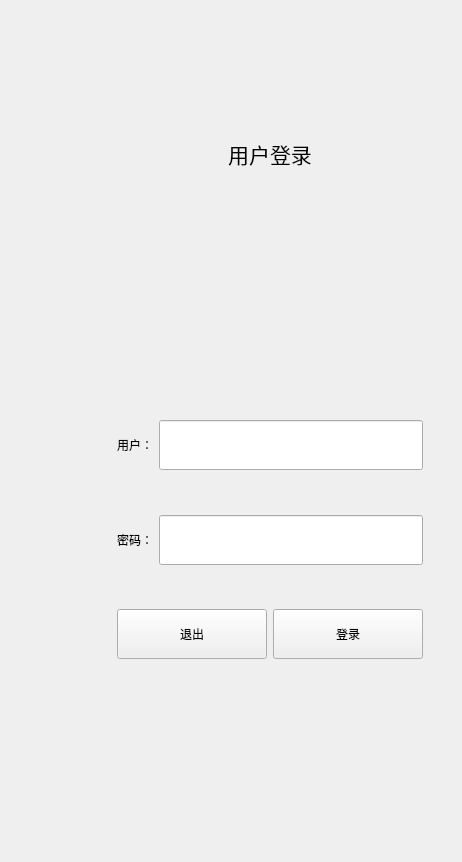
        <widget class="QWidget" name="loginWidget">
         <layout class="QVBoxLayout" name="verticalLayout_7">
          <property name="spacing">
           <number>0</number>
          </property>
          <property name="leftMargin">
           <number>0</number>
          </property>
          <property name="topMargin">
           <number>0</number>
          </property>
          <property name="rightMargin">
           <number>0</number>
          </property>
          <property name="bottomMargin">
           <number>0</number>
          </property>
          <item>
           <layout class="QHBoxLayout" name="horizontalLayout_4" stretch="6,3">
            <property name="spacing">
             <number>0</number>
            </property>
            <item>
             <widget class="QLabel" name="label_5">
              <property name="text">
               <string/>
              </property>
              <property name="pixmap">
               <pixmap resource="MainWindow.qrc">:/resource/background/back8.png</pixmap>
              </property>
              <property name="scaledContents">
               <bool>true</bool>
              </property>
             </widget>
            </item>
            <item>
             <widget class="QWidget" name="widgetLoading" native="true">
              <layout class="QVBoxLayout" name="verticalLayout_6">
               <item>
                <spacer name="verticalSpacer_7">
                 <property name="orientation">
                  <enum>Qt::Vertical</enum>
                 </property>
                 <property name="sizeHint" stdset="0">
                  <size>
                   <width>20</width>
                   <height>120</height>
                  </size>
                 </property>
                </spacer>
               </item>
               <item>
                <widget class="QWidget" name="LoginWidget" native="true">
                 <layout class="QVBoxLayout" name="verticalLayout_3">
                  <property name="leftMargin">
                   <number>0</number>
                  </property>
                  <property name="topMargin">
                   <number>0</number>
                  </property>
                  <property name="rightMargin">
                   <number>0</number>
                  </property>
                  <property name="bottomMargin">
                   <number>0</number>
                  </property>
                  <item>
                   <widget class="QLabel" name="labelLoadTitle">
                    <property name="minimumSize">
                     <size>
                      <width>0</width>
                      <height>50</height>
                     </size>
                    </property>
                    <property name="font">
                     <font>
                      <family>微软雅黑</family>
                      <pointsize>16</pointsize>
                     </font>
                    </property>
                    <property name="text">
                     <string>用户登录</string>
                    </property>
                    <property name="alignment">
                     <set>Qt::AlignCenter</set>
                    </property>
                   </widget>
                  </item>
                  <item>
                   <spacer name="verticalSpacer_12">
                    <property name="orientation">
                     <enum>Qt::Vertical</enum>
                    </property>
                    <property name="sizeHint" stdset="0">
                     <size>
                      <width>20</width>
                      <height>40</height>
                     </size>
                    </property>
                   </spacer>
                  </item>
                  <item>
                   <widget class="QWidget" name="widget" native="true">
                    <property name="minimumSize">
                     <size>
                      <width>0</width>
                      <height>150</height>
                     </size>
                    </property>
                    <layout class="QHBoxLayout" name="horizontalLayout_15">
                     <property name="leftMargin">
                      <number>0</number>
                     </property>
                     <property name="topMargin">
                      <number>0</number>
                     </property>
                     <property name="rightMargin">
                      <number>0</number>
                     </property>
                     <property name="bottomMargin">
                      <number>0</number>
                     </property>
                     <item>
                      <spacer name="horizontalSpacer_6">
                       <property name="orientation">
                        <enum>Qt::Horizontal</enum>
                       </property>
                       <property name="sizeHint" stdset="0">
                        <size>
                         <width>144</width>
                         <height>20</height>
                        </size>
                       </property>
                      </spacer>
                     </item>
                     <item>
                      <widget class="QLabel" name="label_2">
                       <property name="minimumSize">
                        <size>
                         <width>150</width>
                         <height>0</height>
                        </size>
                       </property>
                       <property name="maximumSize">
                        <size>
                         <width>150</width>
                         <height>150</height>
                        </size>
                       </property>
                       <property name="text">
                        <string/>
                       </property>
                       <property name="pixmap">
                        <pixmap resource="MainWindow.qrc">:/resource/images/user.png</pixmap>
                       </property>
                       <property name="scaledContents">
                        <bool>true</bool>
                       </property>
                      </widget>
                     </item>
                     <item>
                      <spacer name="horizontalSpacer_9">
                       <property name="orientation">
                        <enum>Qt::Horizontal</enum>
                       </property>
                       <property name="sizeHint" stdset="0">
                        <size>
                         <width>143</width>
                         <height>20</height>
                        </size>
                       </property>
                      </spacer>
                     </item>
                    </layout>
                   </widget>
                  </item>
                  <item>
                   <spacer name="verticalSpacer_3">
                    <property name="orientation">
                     <enum>Qt::Vertical</enum>
                    </property>
                    <property name="sizeHint" stdset="0">
                     <size>
                      <width>20</width>
                      <height>39</height>
                     </size>
                    </property>
                   </spacer>
                  </item>
                  <item>
                   <layout class="QHBoxLayout" name="horizontalLayout_7">
                    <property name="leftMargin">
                     <number>30</number>
                    </property>
                    <property name="rightMargin">
                     <number>30</number>
                    </property>
                    <item>
                     <widget class="QLabel" name="label_7">
                      <property name="minimumSize">
                       <size>
                        <width>0</width>
                        <height>50</height>
                       </size>
                      </property>
                      <property name="text">
                       <string>用户：</string>
                      </property>
                     </widget>
                    </item>
                    <item>
                     <widget class="QLineEdit" name="lineEditUserName">
                      <property name="minimumSize">
                       <size>
                        <width>0</width>
                        <height>50</height>
                       </size>
                      </property>
                     </widget>
                    </item>
                   </layout>
                  </item>
                  <item>
                   <spacer name="verticalSpacer_4">
                    <property name="orientation">
                     <enum>Qt::Vertical</enum>
                    </property>
                    <property name="sizeHint" stdset="0">
                     <size>
                      <width>20</width>
                      <height>39</height>
                     </size>
                    </property>
                   </spacer>
                  </item>
                  <item>
                   <layout class="QHBoxLayout" name="horizontalLayout_5">
                    <property name="leftMargin">
                     <number>30</number>
                    </property>
                    <property name="rightMargin">
                     <number>30</number>
                    </property>
                    <item alignment="Qt::AlignHCenter">
                     <widget class="QLabel" name="label_6">
                      <property name="minimumSize">
                       <size>
                        <width>0</width>
                        <height>50</height>
                       </size>
                      </property>
                      <property name="text">
                       <string>密码：</string>
                      </property>
                     </widget>
                    </item>
                    <item>
                     <widget class="QLineEdit" name="lineEditPasswd">
                      <property name="minimumSize">
                       <size>
                        <width>0</width>
                        <height>50</height>
                       </size>
                      </property>
                     </widget>
                    </item>
                   </layout>
                  </item>
                  <item>
                   <spacer name="verticalSpacer_5">
                    <property name="orientation">
                     <enum>Qt::Vertical</enum>
                    </property>
                    <property name="sizeHint" stdset="0">
                     <size>
                      <width>20</width>
                      <height>38</height>
                     </size>
                    </property>
                   </spacer>
                  </item>
                  <item>
                   <layout class="QHBoxLayout" name="horizontalLayout_6">
                    <property name="leftMargin">
                     <number>30</number>
                    </property>
                    <property name="rightMargin">
                     <number>30</number>
                    </property>
                    <item>
                     <widget class="QPushButton" name="btnLoginExit">
                      <property name="minimumSize">
                       <size>
                        <width>150</width>
                        <height>50</height>
                       </size>
                      </property>
                      <property name="text">
                       <string>退出</string>
                      </property>
                      <property name="icon">
                       <iconset resource="MainWindow.qrc">
                        <normaloff>:/resource/buttonIcon/multiply.png</normaloff>:/resource/buttonIcon/multiply.png</iconset>
                      </property>
                      <property name="iconSize">
                       <size>
                        <width>25</width>
                        <height>25</height>
                       </size>
                      </property>
                     </widget>
                    </item>
                    <item>
                     <spacer name="horizontalSpacer">
                      <property name="orientation">
                       <enum>Qt::Horizontal</enum>
                      </property>
                      <property name="sizeHint" stdset="0">
                       <size>
                        <width>40</width>
                        <height>20</height>
                       </size>
                      </property>
                     </spacer>
                    </item>
                    <item>
                     <widget class="QPushButton" name="btnLogin">
                      <property name="minimumSize">
                       <size>
                        <width>150</width>
                        <height>50</height>
                       </size>
                      </property>
                      <property name="text">
                       <string>登录</string>
                      </property>
                      <property name="icon">
                       <iconset resource="MainWindow.qrc">
                        <normaloff>:/resource/buttonIcon/checked.png</normaloff>:/resource/buttonIcon/checked.png</iconset>
                      </property>
                      <property name="iconSize">
                       <size>
                        <width>25</width>
                        <height>25</height>
                       </size>
                      </property>
                     </widget>
                    </item>
                   </layout>
                  </item>
                  <item>
                   <spacer name="verticalSpacer_6">
                    <property name="orientation">
                     <enum>Qt::Vertical</enum>
                    </property>
                    <property name="sizeHint" stdset="0">
                     <size>
                      <width>20</width>
                      <height>39</height>
                     </size>
                    </property>
                   </spacer>
                  </item>
                 </layout>
                </widget>
               </item>
               <item>
                <spacer name="verticalSpacer_8">
                 <property name="orientation">
                  <enum>Qt::Vertical</enum>
                 </property>
                 <property name="sizeHint" stdset="0">
                  <size>
                   <width>20</width>
                   <height>155</height>
                  </size>
                 </property>
                </spacer>
               </item>
              </layout>
             </widget>
            </item>
           </layout>
          </item>
         </layout>
        </widget>
